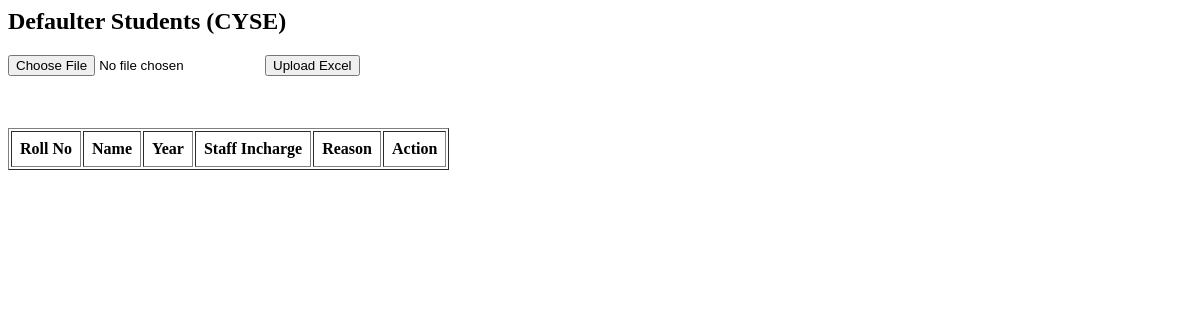
Before: /defaulters/ with the older database file.
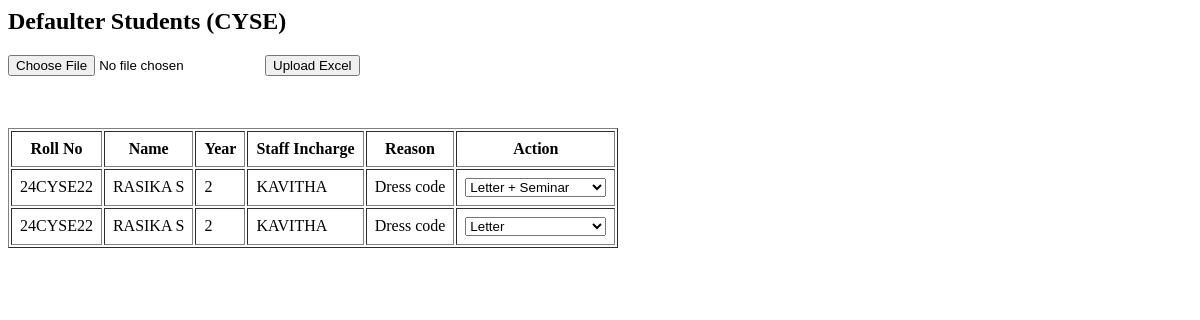
After: the same page with the newer database file.
### leave_app/models.py (models this page shows)
class DefaulterStudent(models.Model):
    roll_no = models.CharField(max_length=20)
    name = models.CharField(max_length=100)
    staff_incharge = models.CharField(max_length=100)
    department = models.CharField(max_length=10)
    year = models.IntegerField()
    reason = models.TextField()
    ACTION_CHOICES = [
        ('letter', 'Letter'),
        ('letter_seminar', 'Letter + Seminar'),
        ('letter_assignment', 'Letter + Assignment'),
    ]
    action_taken = models.CharField(
        max_length=30,
        choices=ACTION_CHOICES,
        null=True,
        blank=True
    )

### leave_app/views.py (the view)
# urls.py: path('defaulters/', views.defaulter_list, name='defaulter_list'),
def defaulter_list(request):
    students = DefaulterStudent.objects.all().order_by('year', 'roll_no')
    return render(request, 'defaulter_list.html', {
        'students': students
    })

### templates/defaulter_list.html (shortened to what this page needs)
<h2>Defaulter Students (CYSE)</h2>
<form method="POST" enctype="multipart/form-data" action="{% url 'upload_defaulters' %}">
    <input type="file" name="file" required>
    <button type="submit">Upload Excel</button>
</form>
<table border="1" cellpadding="8">
    <tr>
        <th>Roll No</th>
        <th>Name</th>
        <th>Year</th>
        <th>Staff Incharge</th>
        <th>Reason</th>
        <th>Action</th>
    </tr>
    {% for s in students %}
    <tr>
        <td>{{ s.roll_no }}</td>
        <td>{{ s.name }}</td>
        <td>{{ s.year }}</td>
        <td>{{ s.staff_incharge }}</td>
        <td>{{ s.reason }}</td>
        <td>
            <select onchange="updateAction({{ s.id }}, this.value)">
                <option value="letter" {% if s.action_taken == "letter" %}selected{% endif %}>
                    Letter
                </option>
                <option value="letter_seminar" {% if s.action_taken == "letter_seminar" %}selected{% endif %}>
                    Letter + Seminar
                </option>
            </select>
        </td>
    </tr>
    {% endfor %}
</table>

Changed rows visible on the page:
added DefaulterStudent: roll_no "24CYSE22", name "RASIKA S", year "2", staff_incharge "KAVITHA", reason "Dress code", action_taken+id "Letter + Seminar"
added DefaulterStudent: roll_no "24CYSE22", name "RASIKA S", year "2", staff_incharge "KAVITHA", reason "Dress code", action_taken+id "Letter"
